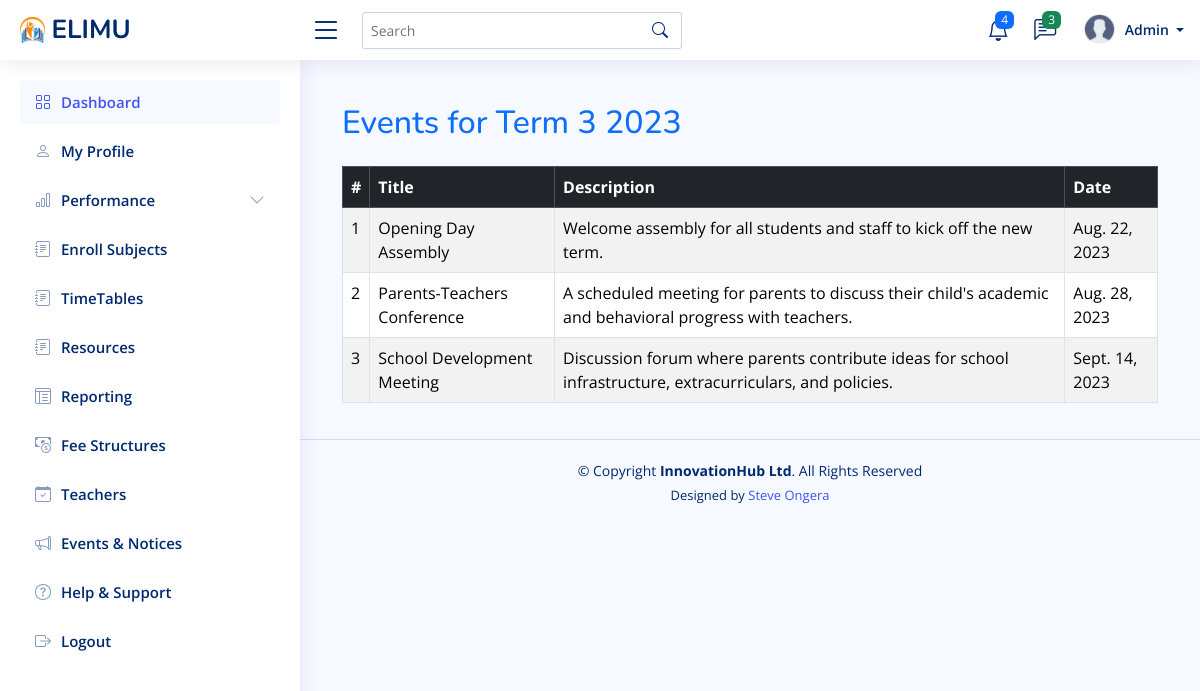
Screenshot of /events/current-term/ with the database file from the repository.
### myapp/models.py (models this page shows, shortened)
class Term(models.Model):
    name = models.CharField(max_length=50)  # Term 1, Term 2, Term 3
    year = models.IntegerField()  # e.g., 2023
    is_current = models.BooleanField(default=False)  # Indicates if this is the current active term

class Event(models.Model):
    title = models.CharField(max_length=100)
    description = models.TextField(null=True, blank=True)
    date = models.DateField()
    term = models.ForeignKey('Term', on_delete=models.CASCADE)  # Assuming event is linked to term

### myapp/views.py (the view)
# urls.py: path('events/current-term/', views.current_term_events, name='current_term_events'),
def current_term_events(request):
    current_term = Term.objects.filter(is_current=True).first()
    events = []
    if current_term:
        events = Event.objects.filter(term=current_term)
    context = {
        'current_term': current_term,
        'events': events,
    }
    return render(request, 'events/current_term_events.html', context)

### myapp/context_processors.py (called while the page is built)
def unread_messages(request):
    if request.user.is_authenticated:
        messages = Message.objects.filter(receiver=request.user, is_read=False).order_by('-timestamp')
        return {'messages': messages}
    return {'messages': []}

### templates/events/current_term_events.html
{% extends 'base/base.html' %}
{% block content %}
<div class="container mt-4">
    {% if current_term %}
        <h2 class="mb-4 text-primary">Events for {{ current_term.name }} {{ current_term.year }}</h2>
        {% if events %}
            <table class="table table-bordered table-striped">
                <thead class="table-dark">
                    <tr>
                        <th>#</th>
                        <th>Title</th>
                        <th>Description</th>
                        <th>Date</th>
                    </tr>
                </thead>
                <tbody>
                    {% for event in events %}
                    <tr>
                        <td>{{ forloop.counter }}</td>
                        <td>{{ event.title }}</td>
                        <td>{{ event.description|default:"-" }}</td>
                        <td>{{ event.date }}</td>
                    </tr>
                    {% endfor %}
                </tbody>
            </table>
        {% else %}
            <p class="alert alert-info">No events scheduled for the current term.</p>
        {% endif %}
    {% else %}
        <p class="alert alert-warning">No current term is set.</p>
    {% endif %}
</div>
{% endblock %}

### static/assets/css/style.css (style rules this page uses)
:root { scroll-behavior: smooth; }
body { font-family: "Open Sans", sans-serif; background: #f6f9ff; color: #444444; }
h1, h2, h3, h4, h5, h6 { font-family: "Nunito", sans-serif; }

### rows the page displays
Term: name "Term 3", year "2023"
Event: title "Opening Day Assembly", description "Welcome assembly for all students and staff to kick off the new term.", date "Aug. 22, 2023"
Event: title "Parents-Teachers Conference", description "A scheduled meeting for parents to discuss their child's academic and behavioral progress with teachers.", date "Aug. 28, 2023"
Event: title "School Development Meeting", description "Discussion forum where parents contribute ideas for school infrastructure, extracurriculars, and policies.", date "Sept. 14, 2023"
